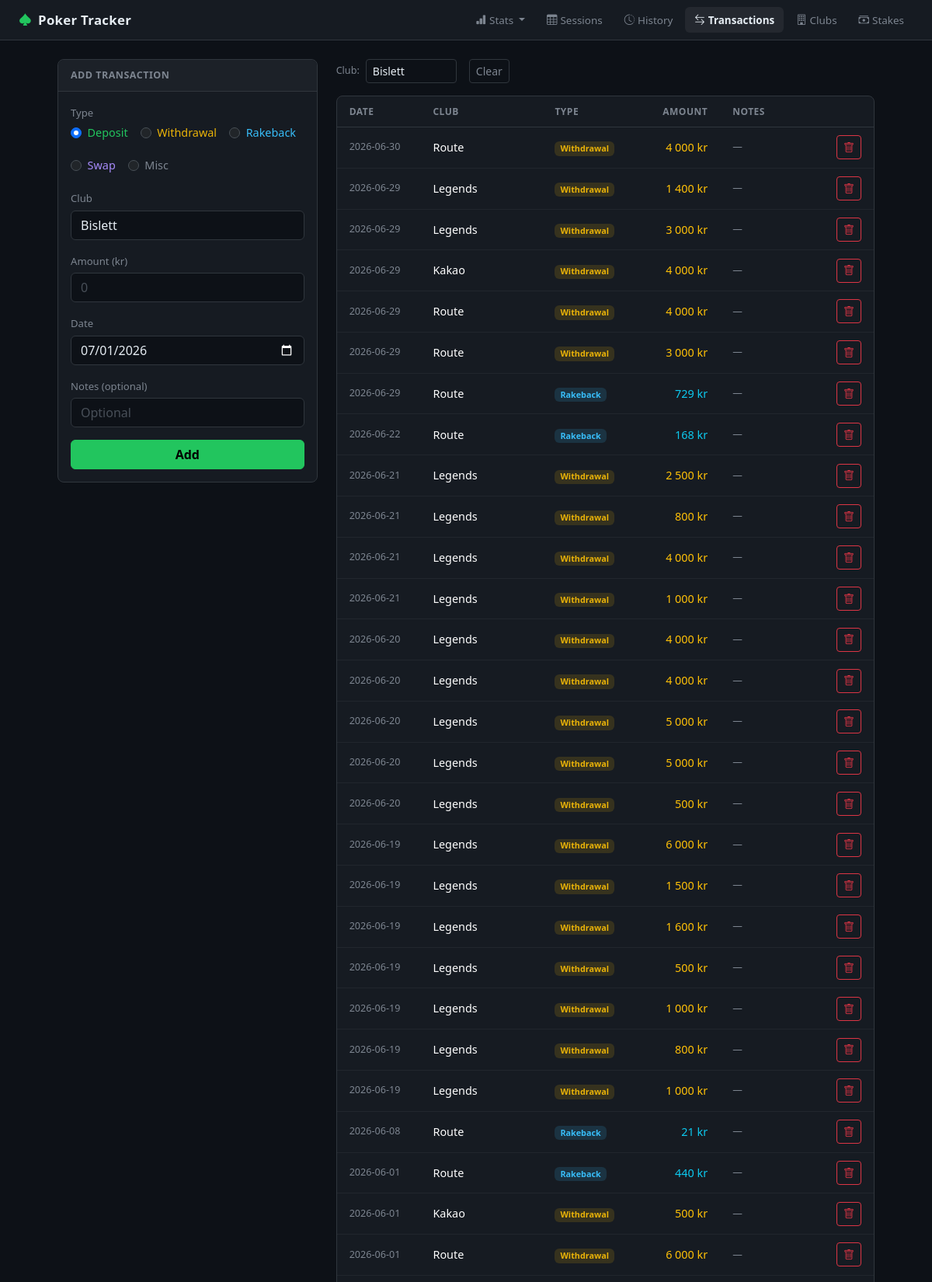
The app's page /transactions?club_id=7 (upper part) with its own data.
### tables this page shows
CREATE TABLE "transactions" (
                    id INTEGER PRIMARY KEY AUTOINCREMENT,
                    club_id INTEGER NOT NULL REFERENCES clubs(id),
                    to_club_id INTEGER REFERENCES clubs(id),
                    type TEXT NOT NULL CHECK(type IN ('deposit', 'withdrawal', 'rakeback', 'swap', 'misc')),
                    amount REAL NOT NULL,
                    date TEXT NOT NULL,
                    notes TEXT,
                    created_at TEXT DEFAULT (datetime('now'))
                );

CREATE TABLE clubs (
            id INTEGER PRIMARY KEY AUTOINCREMENT,
            name TEXT NOT NULL UNIQUE,
            notes TEXT,
            created_at TEXT DEFAULT (datetime('now'))
        );

### app.py (the view, shortened to what this page needs)
@app.route("/transactions", methods=["GET", "POST"])
def transactions():
    club_id = request.args.get("club_id", type=int)
    db = get_db()
    clubs = db.execute("SELECT * FROM clubs ORDER BY name").fetchall()
    where_parts, params = [], []
    if club_id:
        where_parts.append("(t.club_id = ? OR t.to_club_id = ?)")
        params.extend([club_id, club_id])
    where = ("WHERE " + " AND ".join(where_parts)) if where_parts else ""
    txns = db.execute(f"""
        SELECT t.*, c.name as club_name, tc.name as to_club_name
        FROM transactions t
        JOIN clubs c ON t.club_id = c.id
        LEFT JOIN clubs tc ON t.to_club_id = tc.id
        {where}
        ORDER BY t.date DESC, t.id DESC
    """, params).fetchall()
    today = datetime.now().strftime("%Y-%m-%d")
    return render_template("transactions.html",
        transactions=txns, clubs=clubs,
        selected_club_id=club_id, today=today)

### app.py (called while the page is built)
@app.template_filter("nok")
def nok_filter(value):
    if value is None:
        return "0 kr"
    v = float(value)
    formatted = f"{abs(v):,.0f}".replace(",", " ")
    return f"{'-' if v < 0 else ''}{formatted} kr"

### database.py (called while the page is built)
def get_db():
    if "db" not in g:
        g.db = sqlite3.connect(str(DB_PATH))
        g.db.row_factory = sqlite3.Row
        g.db.execute("PRAGMA foreign_keys = ON")
    return g.db

### templates/transactions.html (shortened to what this page needs)
{% extends "base.html" %}
{% block content %}
<div class="row g-4">
    <div class="col-md-4">
        <div class="card">
            <div class="card-header">Add Transaction</div>
            <div class="card-body">
                <form method="post" id="txnForm">
                    <div class="mb-3">
                        <label class="form-label">Type</label>
                        <div class="d-flex gap-3 flex-wrap">
                            <div class="form-check">
                                <input class="form-check-input" type="radio" name="type" value="deposit" id="typeDeposit" checked>
                                <label class="form-check-label" for="typeDeposit" style="color:#22c55e">Deposit</label>
                            </div>
                            <div class="form-check">
                                <input class="form-check-input" type="radio" name="type" value="withdrawal" id="typeWithdrawal">
                                <label class="form-check-label" for="typeWithdrawal" style="color:#eab308">Withdrawal</label>
                            </div>
                            <div class="form-check">
                                <input class="form-check-input" type="radio" name="type" value="rakeback" id="typeRakeback">
                                <label class="form-check-label" for="typeRakeback" style="color:#38bdf8">Rakeback</label>
                            </div>
                            <div class="form-check">
                                <input class="form-check-input" type="radio" name="type" value="swap" id="typeSwap">
                                <label class="form-check-label" for="typeSwap" style="color:#a78bfa">Swap</label>
                            </div>
                            <div class="form-check">
                                <input class="form-check-input" type="radio" name="type" value="misc" id="typeMisc">
                                <label class="form-check-label" for="typeMisc" style="color:#7d8590">Misc</label>
                            </div>
                        </div>
                    </div>
                    <div class="mb-3">
                        <label class="form-label" id="fromClubLabel">Club</label>
                        <select name="club_id" class="form-select" required {% if not clubs %}disabled{% endif %}>
                            {% for c in clubs %}
                                <option value="{{ c.id }}" {% if selected_club_id == c.id %}selected{% endif %}>{{ c.name }}</option>
                            {% endfor %}
                        </select>
                    </div>
                    <div class="mb-3">
                        <label class="form-label">Amount (kr)</label>
                        <input type="number" name="amount" id="amountInput" class="form-control" min="0" step="1" required placeholder="0">
                    </div>
                    <div class="mb-3">
                        <label class="form-label">Date</label>
                        <input type="date" name="date" class="form-control" value="{{ today }}" required>
                    </div>
                    <div class="mb-3">
                        <label class="form-label">Notes <span class="text-muted">(optional)</span></label>
                        <input type="text" name="notes" class="form-control" placeholder="Optional">
                    </div>
                    <button type="submit" class="btn btn-success w-100" {% if not clubs %}disabled{% endif %}>Add</button>
                </form>
            </div>
        </div>
    </div>
    <div class="col-md-8">
        <div class="d-flex align-items-center gap-3 mb-3">
            <form class="d-flex align-items-center gap-2" method="get">
                <span class="small text-muted">Club:</span>
                <select name="club_id" class="form-select form-select-sm w-auto" onchange="this.form.submit()">
                    {% for c in clubs %}
                        <option value="{{ c.id }}" {% if selected_club_id == c.id %}selected{% endif %}>{{ c.name }}</option>
                    {% endfor %}
                </select>
            </form>
            {% if selected_club_id %}<a href="/transactions" class="btn btn-sm btn-outline-secondary">Clear</a>{% endif %}
        </div>
        {% if transactions %}
        <div class="card">
            <div class="table-responsive">
                <table class="table table-hover mb-0">
                    <thead>
                        <tr>
                            <th>Date</th>
                            <th>Club</th>
                            <th>Type</th>
                            <th class="text-end">Amount</th>
                            <th>Notes</th>
                            <th class="text-end"></th>
                        </tr>
                    </thead>
                    <tbody>
                        {% for t in transactions %}
                        <tr>
                            <td class="text-muted small" style="white-space:nowrap">{{ t['date'] }}</td>
                            <td>
                                {% if t['type'] == 'swap' %}
                                    <span class="text-muted">{{ t['club_name'] }}</span>
                                    <i class="bi bi-arrow-right mx-1" style="color:#a78bfa;font-size:0.8rem"></i>
                                    <span class="text-muted">{{ t['to_club_name'] or '?' }}</span>
                                {% else %}
                                    {{ t['club_name'] }}
                                {% endif %}
                            </td>
                            <td style="white-space:nowrap">
                                {% if t['type'] == 'deposit' %}
                                    <span class="badge" style="background:rgba(34,197,94,0.15);color:#22c55e">Deposit</span>
                                {% elif t['type'] == 'withdrawal' %}
                                    <span class="badge" style="background:rgba(234,179,8,0.15);color:#eab308">Withdrawal</span>
                                {% elif t['type'] == 'rakeback' %}
                                    <span class="badge" style="background:rgba(56,189,248,0.15);color:#38bdf8">Rakeback</span>
                                {% elif t['type'] == 'swap' %}
                                    <span class="badge" style="background:rgba(167,139,250,0.15);color:#a78bfa">Swap</span>
                                {% else %}
                                    <span class="badge" style="background:rgba(125,133,144,0.15);color:#7d8590">Misc</span>
                                {% endif %}
                            </td>
                            <td class="text-end" style="white-space:nowrap">
                                {% if t['type'] == 'deposit' %}
                                    <span class="text-success">{{ t['amount'] | nok }}</span>
                                {% elif t['type'] == 'withdrawal' %}
                                    <span class="text-warning">{{ t['amount'] | nok }}</span>
                                {% elif t['type'] == 'rakeback' %}
                                    <span class="text-info">{{ t['amount'] | nok }}</span>
                                {% elif t['type'] == 'swap' %}
                                    <span class="text-muted">{{ t['amount'] | nok }}</span>
                                {% else %}
                                    <span class="text-muted">{{ t['amount'] | nok }}</span>
                                {% endif %}
                            </td>
                            <td class="text-muted small">{{ t['notes'] or '—' }}</td>
                            <td class="text-end">
                                <form method="post" action="/transactions/{{ t['id'] }}/delete" class="d-inline"
                                      onsubmit="return confirm('Delete this entry?')">
                                    <button type="submit" class="btn btn-sm btn-outline-danger">
                                        <i class="bi bi-trash"></i>
                                    </button>
                                </form>
                            </td>
                        </tr>
                        {% endfor %}
                    </tbody>
                </table>
            </div>
        </div>
        {% else %}
        <div class="text-center text-muted py-5">No transactions found.</div>
        {% endif %}
    </div>
</div>
{% endblock %}

### static/style.css (style rules this page uses)
body { background: #0d1117; font-size: 0.9rem; color: #e6edf3; }
.card { background: #161b22; border-color: #30363d; border-radius: 8px; }
.card-header { background: #1c2128; border-bottom: 1px solid #30363d; font-weight: 600; font-size: 0.78rem; letter-spacing: 0.5px; text-transform: uppercase; color: #7d8590; padding: 0.65rem 1rem; border-radius: 8px 8px 0 0 !important; }
.table { --bs-table-bg: transparent; --bs-table-hover-bg: rgba(255,255,255,0.03); --bs-table-border-color: #21262d; color: #e6edf3; }
.table thead th { font-size: 0.75rem; text-transform: uppercase; letter-spacing: 0.5px; color: #7d8590; border-bottom: 1px solid #30363d; padding: 0.65rem 1rem; font-weight: 600; }
.table td { padding: 0.65rem 1rem; border-color: #21262d; vertical-align: middle; }
.form-control, .form-select { background: #0d1117; border-color: #30363d; color: #e6edf3; }
.form-control::placeholder { color: #484f58; }
.form-label { font-size: 0.82rem; color: #7d8590; margin-bottom: 0.3rem; }
.btn-success { background: #22c55e; border-color: #22c55e; color: #000; font-weight: 600; }
.btn-outline-secondary { border-color: #30363d; color: #7d8590; }
.text-muted { color: #7d8590 !important; }

### records on screen
transactions: date "2026-06-30", club_name "Route", type "Withdrawal", amount|nok "4 000 kr", notes "—"
transactions: date "2026-06-29", club_name "Legends", type "Withdrawal", amount|nok "1 400 kr", notes "—"
transactions: date "2026-06-29", club_name "Legends", type "Withdrawal", amount|nok "3 000 kr", notes "—"
transactions: date "2026-06-29", club_name "Kakao", type "Withdrawal", amount|nok "4 000 kr", notes "—"
transactions: date "2026-06-29", club_name "Route", type "Withdrawal", amount|nok "4 000 kr", notes "—"
transactions: date "2026-06-29", club_name "Route", type "Withdrawal", amount|nok "3 000 kr", notes "—"
transactions: date "2026-06-29", club_name "Route", type "Rakeback", amount|nok "729 kr", notes "—"
transactions: date "2026-06-22", club_name "Route", type "Rakeback", amount|nok "168 kr", notes "—"
transactions: date "2026-06-21", club_name "Legends", type "Withdrawal", amount|nok "2 500 kr", notes "—"
transactions: date "2026-06-21", club_name "Legends", type "Withdrawal", amount|nok "800 kr", notes "—"
transactions: date "2026-06-21", club_name "Legends", type "Withdrawal", amount|nok "4 000 kr", notes "—"
transactions: date "2026-06-21", club_name "Legends", type "Withdrawal", amount|nok "1 000 kr", notes "—"
transactions: date "2026-06-20", club_name "Legends", type "Withdrawal", amount|nok "4 000 kr", notes "—"
transactions: date "2026-06-20", club_name "Legends", type "Withdrawal", amount|nok "4 000 kr", notes "—"
transactions: date "2026-06-20", club_name "Legends", type "Withdrawal", amount|nok "5 000 kr", notes "—"
transactions: date "2026-06-20", club_name "Legends", type "Withdrawal", amount|nok "5 000 kr", notes "—"
transactions: date "2026-06-20", club_name "Legends", type "Withdrawal", amount|nok "500 kr", notes "—"
transactions: date "2026-06-19", club_name "Legends", type "Withdrawal", amount|nok "6 000 kr", notes "—"
transactions: date "2026-06-19", club_name "Legends", type "Withdrawal", amount|nok "1 500 kr", notes "—"
transactions: date "2026-06-19", club_name "Legends", type "Withdrawal", amount|nok "1 600 kr", notes "—"
transactions: date "2026-06-19", club_name "Legends", type "Withdrawal", amount|nok "500 kr", notes "—"
transactions: date "2026-06-19", club_name "Legends", type "Withdrawal", amount|nok "1 000 kr", notes "—"
transactions: date "2026-06-19", club_name "Legends", type "Withdrawal", amount|nok "800 kr", notes "—"
transactions: date "2026-06-19", club_name "Legends", type "Withdrawal", amount|nok "1 000 kr", notes "—"
transactions: date "2026-06-08", club_name "Route", type "Rakeback", amount|nok "21 kr", notes "—"
transactions: date "2026-06-01", club_name "Route", type "Rakeback", amount|nok "440 kr", notes "—"
transactions: date "2026-06-01", club_name "Kakao", type "Withdrawal", amount|nok "500 kr", notes "—"
transactions: date "2026-06-01", club_name "Route", type "Withdrawal", amount|nok "6 000 kr", notes "—"

### other values on screen
form field club_id "Bislett"
